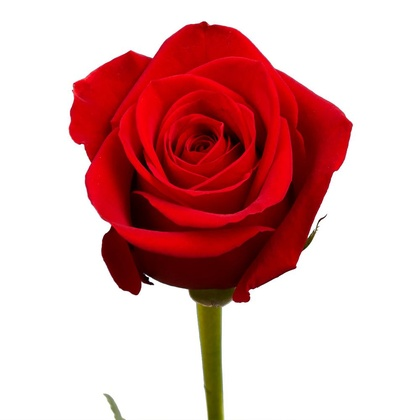
%> input picture bunga1.jpg, 420 x 420 px, shrunk from 1000 x 1000 before the run
$ octave tresholding2.m   (GNU Octave 9; MATLAB toolbox functions it lacks are replaced by stand-ins)
%> lines starting %> are read from the running program, lines starting %| are printed output that depends on the picture
clc;
close all;
workspace;
fontSize = 25;
%================================ Set File Gambar =======================================

namaFile_1 = 'bunga1.jpg';
rgbImage_1 = imread(namaFile_1);
%> rgbImage_1 is the input picture: size 420x420x3 uint8; mean R, G, B 221.5, 172.7, 172.9
[row, col, warna] = size(rgbImage_1);
%> row = 420; col = 420; warna = 3

%============================ Gambar 1 / Gambar Asli=====================================

subplot(2, 5, 1);
imshow(rgbImage_1, []);
axis on;
caption = sprintf('Gambar Asli');
title(caption, 'FontSize', fontSize, 'Interpreter', 'None');
set(gcf, 'Units', 'Normalized', 'OuterPosition', [0 0.05 1 0.95]); % mengatur lokasi gambar

%============================== Gambar 2 / Grayscale ==================================


R = rgbImage_1(:,:,1);
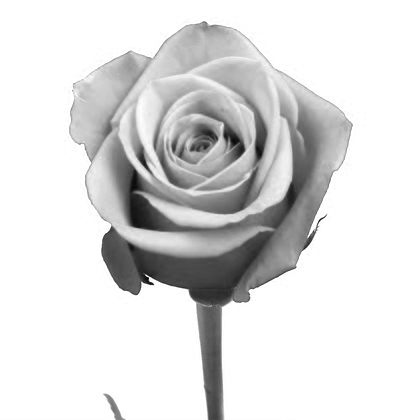
%> R: size 420x420 uint8; min 3, max 255, mean 221.5
G = rgbImage_1(:,:,2);
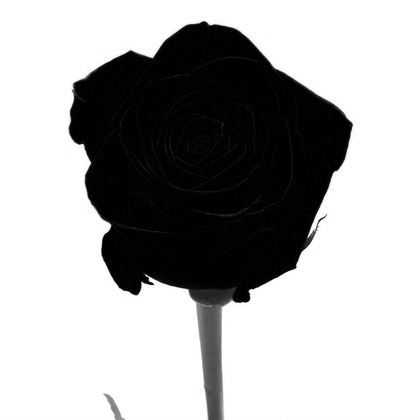
%> G: size 420x420 uint8; min 0, max 255, mean 172.7
B = rgbImage_1(:,:,3);
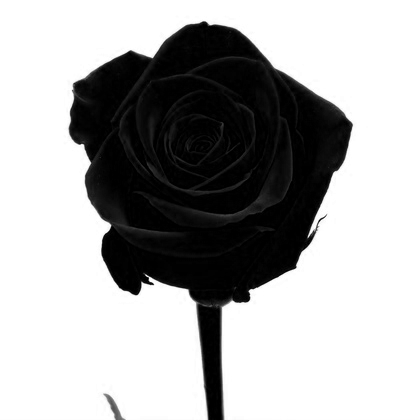
%> B: size 420x420 uint8; min 0, max 255, mean 172.9

[M, N, ~] = size(rgbImage_1);
%> M = 420; N = 420
grayImage_1 = zeros(M, N, 'uint8');

for i=1:M
    for j = 1 : N
        grayImage_1(i, j) = (R(i, j) * 0.2989) + (G(i, j) * 0.5870) + (B(i, j) * 0.114);
    end
end
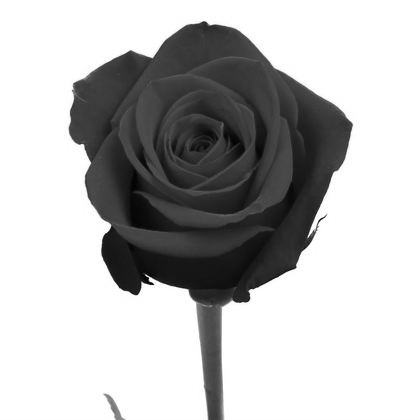
%> grayImage_1: size 420x420 uint8; min 1, max 255, mean 187.3

subplot(2, 5, 2);
imshow(grayImage_1, []);
axis on;
caption = sprintf('Gambar Gray');
title(caption, 'FontSize', fontSize, 'Interpreter', 'None');
set(gcf, 'Units', 'Normalized', 'OuterPosition', [0 0.05 1 0.95]); % mengatur lokasi gambar

%============================== Gambar 3 / Thresholding =============================

grayImage_1=double(grayImage_1);
%> grayImage_1: size 420x420 double
tot=0;
%> (the run ends here)

$ run again, with bunga2.jpg copied over bunga1.jpg
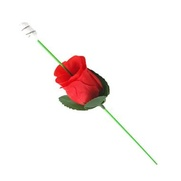
%> input picture bunga2.jpg, 181 x 181 px, shrunk from 380 x 380 before the run
%> rgbImage_1 is the input picture: size 181x181x3 uint8; mean R, G, B 248.2, 241.4, 240.4
%> `B = rgbImage_1(:,:,3);`:
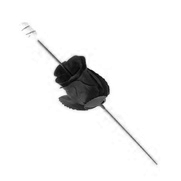
%> B: size 181x181 uint8; min 0, max 255, mean 240.4
%> after the loop `for i=1:M`:
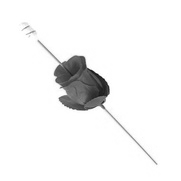
%> grayImage_1: size 181x181 uint8; min 17, max 255, mean 243.3

$ run again, with bunga3.jpg copied over bunga1.jpg
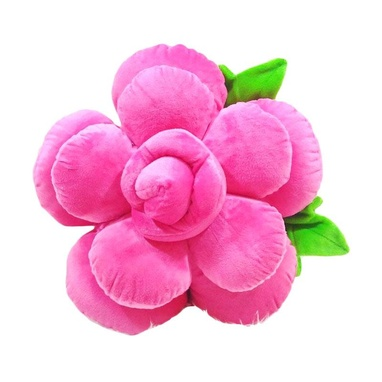
%> input picture bunga3.jpg, 382 x 382 px, shrunk from 800 x 800 before the run
%> rgbImage_1 is the input picture: size 382x382x3 uint8; mean R, G, B 245.2, 191.9, 217.6
%> `R = rgbImage_1(:,:,1);`:
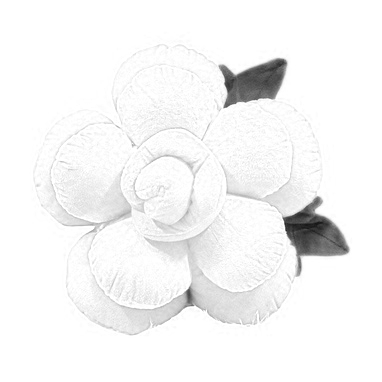
%> R: size 382x382 uint8; min 22, max 255, mean 245.2
%> after the loop `for i=1:M`:
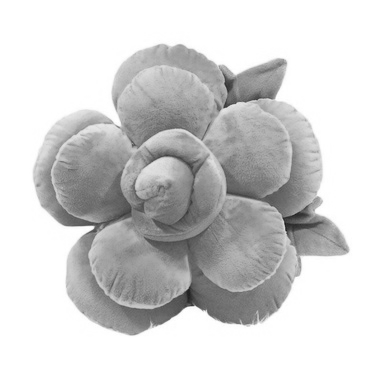
%> grayImage_1: size 382x382 uint8; min 28, max 255, mean 210.8
